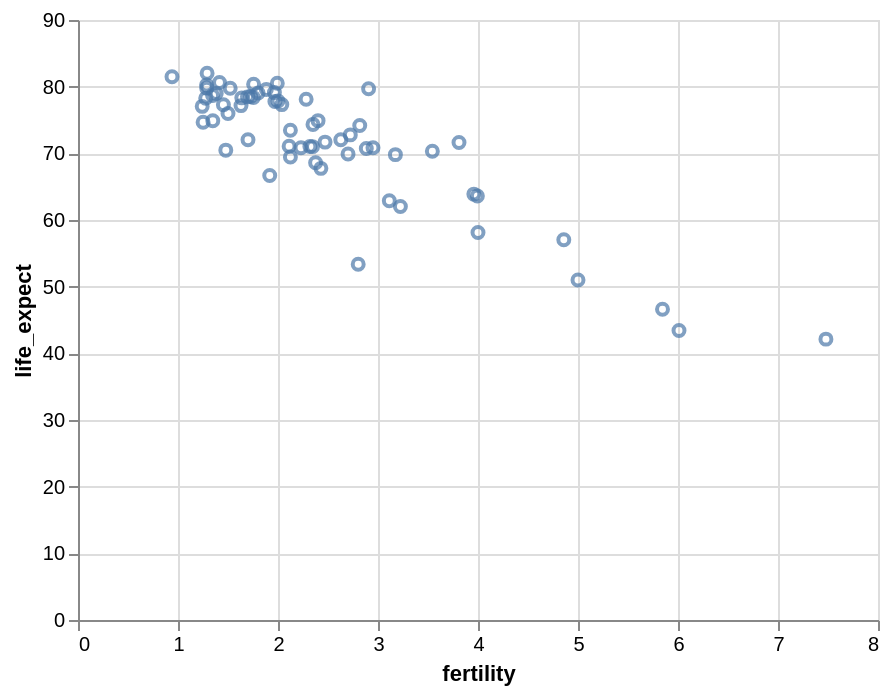

Write notebook code for a chart like this one.
### Markdown cell above
_`O`와 `Q` 필드 유형을 바꾸면 위의 차트에 어떤 일이 일어날까요?_

대신 `life_expect` 필드를 정량적(`Q`) 변수로 추가하면 두 축 모두에 선형 스케일이 있는 산점도가 생성됩니다:

### Code cell
alt.Chart(data2000).mark_point().encode(
    alt.X('fertility:Q'),
    alt.Y('life_expect:Q')
)

### Figure 1 — Vega-Lite specification as saved in the notebook (floating-point values rounded to 4 significant figures)
{"config": {"view": {"continuousWidth": 400, "continuousHeight": 300}}, "data": {"name": "data-fdeb0b749a6385830bd1445d39ad6ea0"}, "mark": "point", "encoding": {"x": {"type": "quantitative", "field": "fertility"}, "y": {"type": "quantitative", "field": "life_expect"}}, "$schema": "https://vega.github.io/schema/vega-lite/v4.8.1.json", "datasets": {"data-fdeb0b749a6385830bd1445d39ad6ea0": [{"year": 2000, "country": "Afghanistan", "cluster": 0, "pop": 23898198, "life_expect": 42.13, "fertility": 7.479}, {"year": 2000, "country": "Argentina", "cluster": 3, "pop": 37497728, "life_expect": 74.34, "fertility": 2.35}, {"year": 2000, "country": "Aruba", "cluster": 3, "pop": 69539, "life_expect": 73.45, "fertility": 2.124}, {"year": 2000, "country": "Australia", "cluster": 4, "pop": 19164620, "life_expect": 80.37, "fertility": 1.756}, {"year": 2000, "country": "Austria", "cluster": 1, "pop": 8113413, "life_expect": 78.98, "fertility": 1.382}, {"year": 2000, "country": "Bahamas", "cluster": 3, "pop": 290075, "life_expect": 71.07, "fertility": 2.111}, {"year": 2000, "country": "Bangladesh", "cluster": 0, "pop": 130406594, "life_expect": 62.01, "fertility": 3.224}, {"year": 2000, "country": "Barbados", "cluster": 3, "pop": 273483, "life_expect": 75.97, "fertility": 1.5}, {"year": 2000, "country": "Belgium", "cluster": 1, "pop": 10263618, "life_expect": 78.32, "fertility": 1.638}, {"year": 2000, "country": "Bolivia", "cluster": 3, "pop": 8152620, "life_expect": 63.88, "fertility": 3.958}, {"year": 2000, "country": "Brazil", "cluster": 3, "pop": 175552771, "life_expect": 71.01, "fertility": 2.345}, {"year": 2000, "country": "Canada", "cluster": 3, "pop": 31278097, "life_expect": 79.77, "fertility": 1.522}, {"year": 2000, "country": "Chile", "cluster": 3, "pop": 15153450, "life_expect": 77.86, "fertility": 2.0}, {"year": 2000, "country": "China", "cluster": 4, "pop": 1262645000, "life_expect": 72.03, "fertility": 1.7}, {"year": 2000, "country": "Colombia", "cluster": 3, "pop": 39685655, "life_expect": 71.68, "fertility": 2.47}, {"year": 2000, "country": "Costa Rica", "cluster": 3, "pop": 3710558, "life_expect": 78.12, "fertility": 2.281}, {"year": 2000, "country": "Croatia", "cluster": 1, "pop": 4410830, "life_expect": 74.88, "fertility": 1.348}, {"year": 2000, "country": "Cuba", "cluster": 3, "pop": 11134273, "life_expect": 77.16, "fertility": 1.63}, {"year": 2000, "country": "Dominican Republic", "cluster": 3, "pop": 8385828, "life_expect": 70.85, "fertility": 2.95}, {"year": 2000, "country": "Ecuador", "cluster": 3, "pop": 12505204, "life_expect": 74.17, "fertility": 2.817}, {"year": 2000, "country": "Egypt", "cluster": 5, "pop": 70492342, "life_expect": 69.81, "fertility": 3.174}, {"year": 2000, "country": "El Salvador", "cluster": 3, "pop": 6122515, "life_expect": 70.73, "fertility": 2.883}, {"year": 2000, "country": "Finland", "cluster": 1, "pop": 5168595, "life_expect": 78.37, "fertility": 1.754}, {"year": 2000, "country": "France", "cluster": 1, "pop": 59381628, "life_expect": 79.59, "fertility": 1.883}, {"year": 2000, "country": "Georgia", "cluster": 1, "pop": 4777209, "life_expect": 70.48, "fertility": 1.478}, {"year": 2000, "country": "Germany", "cluster": 1, "pop": 82187909, "life_expect": 78.67, "fertility": 1.346}, {"year": 2000, "country": "Greece", "cluster": 1, "pop": 10559110, "life_expect": 78.26, "fertility": 1.277}, {"year": 2000, "country": "Grenada", "cluster": 3, "pop": 89312, "life_expect": 67.75, "fertility": 2.429}, {"year": 2000, "country": "Haiti", "cluster": 3, "pop": 7306302, "life_expect": 58.14, "fertility": 4.0}, {"year": 2000, "country": "Hong Kong", "cluster": 4, "pop": 6658720, "life_expect": 81.5, "fertility": 0.94}, {"year": 2000, "country": "Iceland", "cluster": 1, "pop": 281043, "life_expect": 80.5, "fertility": 1.993}, {"year": 2000, "country": "India", "cluster": 0, "pop": 1007702000, "life_expect": 62.88, "fertility": 3.113}, {"year": 2000, "country": "Indonesia", "cluster": 4, "pop": 206265000, "life_expect": 68.59, "fertility": 2.376}, {"year": 2000, "country": "Iran", "cluster": 5, "pop": 65660289, "life_expect": 69.45, "fertility": 2.124}, {"year": 2000, "country": "Iraq", "cluster": 5, "pop": 22675617, "life_expect": 57.05, "fertility": 4.858}, {"year": 2000, "country": "Ireland", "cluster": 1, "pop": 3791690, "life_expect": 77.78, "fertility": 1.969}, {"year": 2000, "country": "Israel", "cluster": 5, "pop": 5842454, "life_expect": 79.7, "fertility": 2.906}, {"year": 2000, "country": "Italy", "cluster": 1, "pop": 57719337, "life_expect": 80.24, "fertility": 1.286}, {"year": 2000, "country": "Jamaica", "cluster": 3, "pop": 2615467, "life_expect": 72.05, "fertility": 2.628}, {"year": 2000, "country": "Japan", "cluster": 4, "pop": 126699784, "life_expect": 82.0, "fertility": 1.291}, {"year": 2000, "country": "Kenya", "cluster": 2, "pop": 29985839, "life_expect": 50.99, "fertility": 5.0}, {"year": 2000, "country": "South Korea", "cluster": 4, "pop": 21647682, "life_expect": 66.66, "fertility": 1.917}, {"year": 2000, "country": "North Korea", "cluster": 4, "pop": 47351083, "life_expect": 77.05, "fertility": 1.242}, {"year": 2000, "country": "Lebanon", "cluster": 5, "pop": 3578036, "life_expect": 71.03, "fertility": 2.319}, {"year": 2000, "country": "Mexico", "cluster": 3, "pop": 99926620, "life_expect": 74.9, "fertility": 2.401}, {"year": 2000, "country": "Netherlands", "cluster": 1, "pop": 15907853, "life_expect": 78.53, "fertility": 1.726}, {"year": 2000, "country": "New Zealand", "cluster": 4, "pop": 3819762, "life_expect": 79.11, "fertility": 1.964}, {"year": 2000, "country": "Nigeria", "cluster": 2, "pop": 114306700, "life_expect": 46.61, "fertility": 5.845}, {"year": 2000, "country": "Norway", "cluster": 1, "pop": 4492400, "life_expect": 79.05, "fertility": 1.801}, {"year": 2000, "country": "Pakistan", "cluster": 0, "pop": 146342958, "life_expect": 63.61, "fertility": 3.994}, {"year": 2000, "country": "Peru", "cluster": 3, "pop": 25979722, "life_expect": 69.91, "fertility": 2.7}, {"year": 2000, "country": "Philippines", "cluster": 4, "pop": 79739825, "life_expect": 70.3, "fertility": 3.544}, {"year": 2000, "country": "Poland", "cluster": 1, "pop": 38654164, "life_expect": 74.67, "fertility": 1.251}, {"year": 2000, "country": "Portugal", "cluster": 1, "pop": 10335597, "life_expect": 77.29, "fertility": 1.454}, {"year": 2000, "country": "Rwanda", "cluster": 2, "pop": 7507056, "life_expect": 43.41, "fertility": 6.01}, {"year": 2000, "country": "Saudi Arabia", "cluster": 5, "pop": 23153090, "life_expect": 71.63, "fertility": 3.81}, {"year": 2000, "country": "South Africa", "cluster": 2, "pop": 44066197, "life_expect": 53.37, "fertility": 2.802}, {"year": 2000, "country": "Spain", "cluster": 1, "pop": 40016081, "life_expect": 79.78, "fertility": 1.287}, {"year": 2000, "country": "Switzerland", "cluster": 1, "pop": 7266920, "life_expect": 80.62, "fertility": 1.415}, {"year": 2000, "country": "Turkey", "cluster": 1, "pop": 65666677, "life_expect": 70.84, "fertility": 2.23}, {"year": 2000, "country": "United Kingdom", "cluster": 1, "pop": 59522468, "life_expect": 78.47, "fertility": 1.695}, {"year": 2000, "country": "United States", "cluster": 3, "pop": 282338631, "life_expect": 77.31, "fertility": 2.038}, {"year": 2000, "country": "Venezuela", "cluster": 3, "pop": 23542649, "life_expect": 72.77, "fertility": 2.723}]}}
